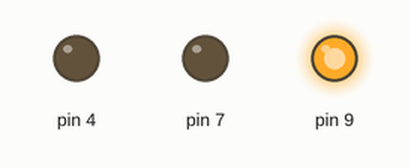
A sketch run on a simulated Arduino Uno, built with avr-gcc and run on an emulated ATmega328P. Shown: output pins drawn as LEDs (lit = HIGH).

Above: at 0.5 s.
At 2.5 s:
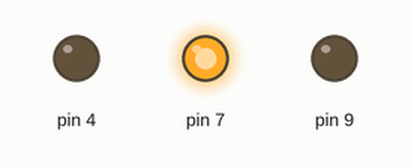
At 4.5 s:
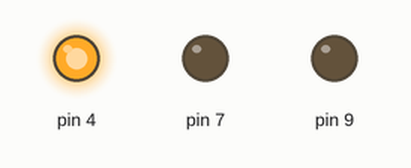
At 5.5 s:
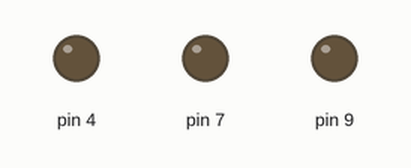
Timing chart, 0 to 7.8 s (numbered marks = the images above):
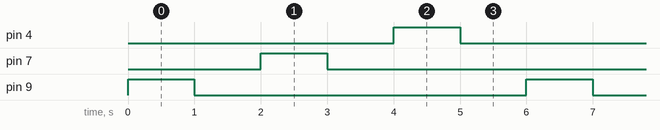

Measured:
- by itself, pin 4, pin 7, pin 9: alternates HIGH for 1.0 s and LOW for 5.0 s
- by itself, everything shown: repeats every 6.0 s, in 6 steps

The sketch:

led_circuit.ino
```cpp
void setup()
{
  pinMode(9, OUTPUT);
  pinMode(7, OUTPUT);
  pinMode(4, OUTPUT);
}

void loop()
{
  digitalWrite(9, HIGH);
  delay(1000); // Wait for 1000 millisecond(s)
  digitalWrite(9, LOW);
  delay(1000); // Wait for 1000 millisecond(s)
  digitalWrite(7, HIGH);
  delay(1000); // Wait for 1000 millisecond(s)
  digitalWrite(7, LOW);
  delay(1000); //
  digitalWrite(4, HIGH);
  delay(1000); // Wait for 1000 millisecond(s)
  digitalWrite(4, LOW);
  delay(1000); //
}
```
